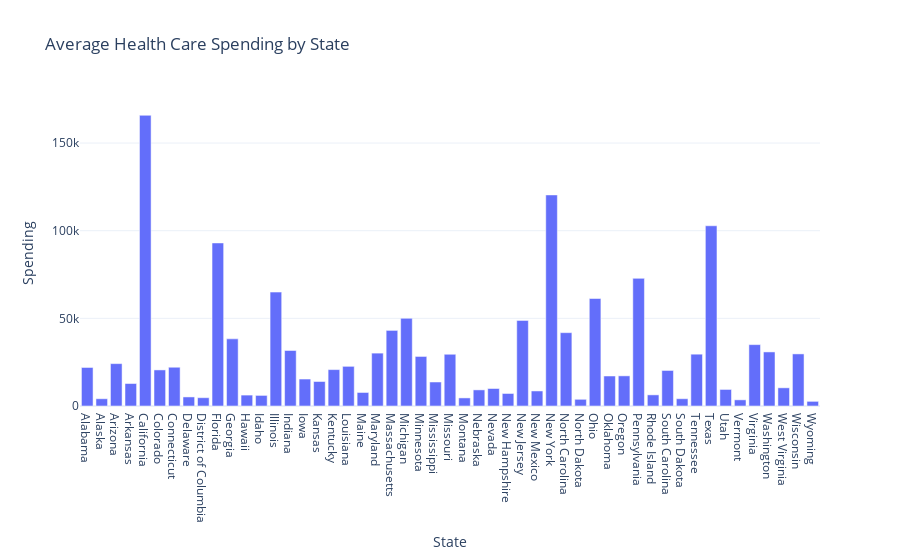

The cell this chart's notebook holds for it:
### Code cell
avg_spending_by_state = df_melted[df_melted['Location'] != 'United States']
avg_spending_by_state = avg_spending_by_state.groupby('Location')['Spending'].mean().reset_index()

# Create the bar plot
fig = px.bar(avg_spending_by_state, x="Location", y="Spending",
             title="Average Health Care Spending by State",
             labels={"Location": "State", "spending": "Average Spending"},
             template="plotly_white")

# Display the plot
fig.show()

### Figure 1 — Plotly figure (JSON) as saved in the notebook; plotly's stock layout.template omitted (floating-point values rounded to 4 significant figures)
{"data": [{"alignmentgroup": "True", "hovertemplate": "State=%{x}<br>Spending=%{y}<extra></extra>", "legendgroup": "", "marker": {"color": "#636efa", "pattern": {"shape": ""}}, "name": "", "offsetgroup": "", "orientation": "v", "showlegend": false, "textposition": "auto", "type": "bar", "x": ["Alabama", "Alaska", "Arizona", "Arkansas", "California", "Colorado", "Connecticut", "Delaware", "District of Columbia", "Florida", "Georgia", "Hawaii", "Idaho", "Illinois", "Indiana", "Iowa", "Kansas", "Kentucky", "Louisiana", "Maine", "Maryland", "Massachusetts", "Michigan", "Minnesota", "Mississippi", "Missouri", "Montana", "Nebraska", "Nevada", "New Hampshire", "New Jersey", "New Mexico", "New York", "North Carolina", "North Dakota", "Ohio", "Oklahoma", "Oregon", "Pennsylvania", "Rhode Island", "South Carolina", "South Dakota", "Tennessee", "Texas", "Utah", "Vermont", "Virginia", "Washington", "West Virginia", "Wisconsin", "Wyoming"], "xaxis": "x", "y": [21980.0, 4142.0, 24180.0, 12820.0, 165800.0, 20580.0, 22110.0, 5167.0, 4738.0, 93010.0, 38300.0, 6222.0, 6043.0, 64980.0, 31660.0, 15380.0, 13980.0, 20770.0, 22630.0, 7712.0, 30170.0, 43120.0, 50020.0, 28260.0, 13690.0, 29510.0, 4615.0, 9188.0, 9980.0, 7142, 48840.0, 8578.0, 120400.0, 41840.0, 3817.0, 61320.0, 17110.0, 17200.0, 72800.0, 6348.0, 20270.0, 4154.0, 29560.0, 102800.0, 9440.0, 3514.0, 35010.0, 30840.0, 10380.0, 29722, 2655.0], "yaxis": "y"}], "layout": {"barmode": "relative", "legend": {"tracegroupgap": 0}, "title": {"text": "Average Health Care Spending by State"}, "xaxis": {"anchor": "y", "domain": [0, 1], "title": {"text": "State"}}, "yaxis": {"anchor": "x", "domain": [0, 1], "title": {"text": "Spending"}}}}
